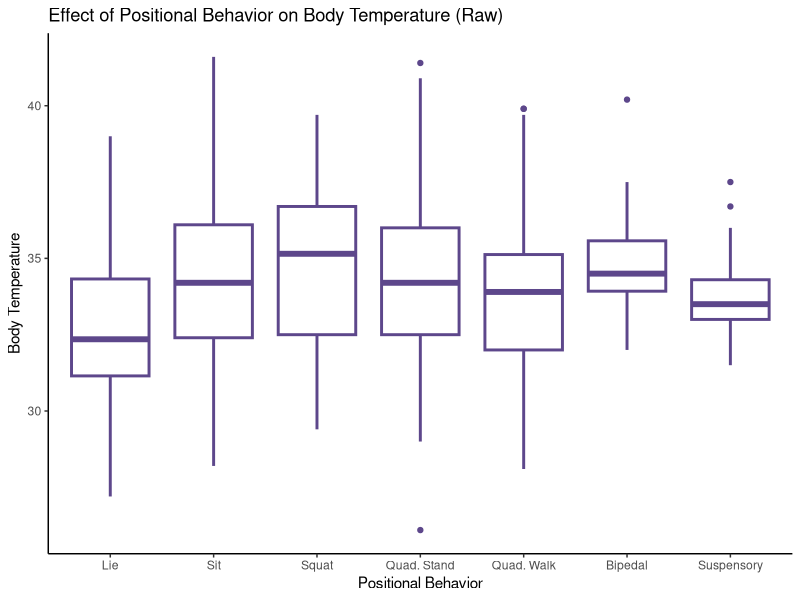
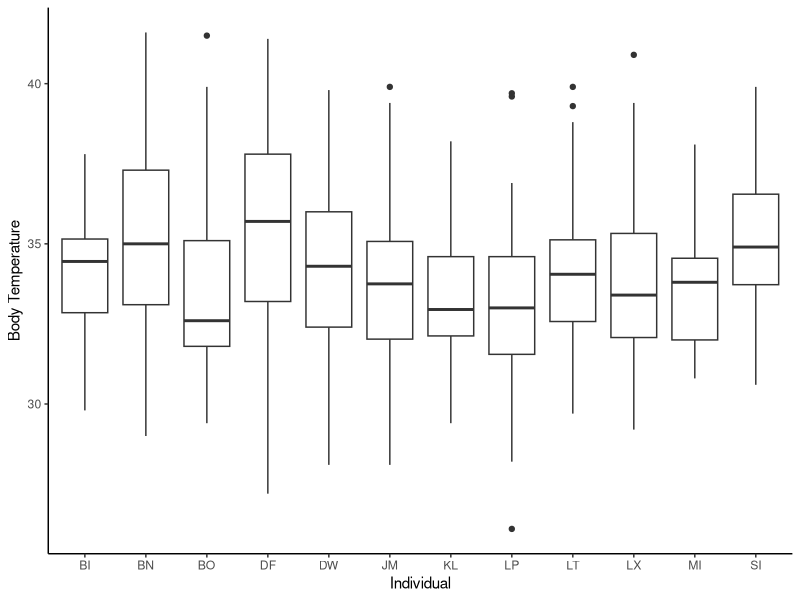
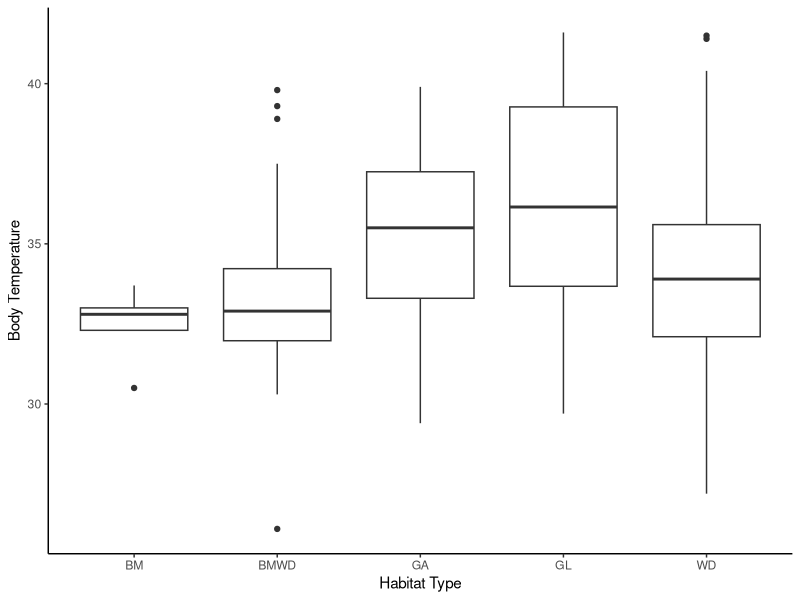
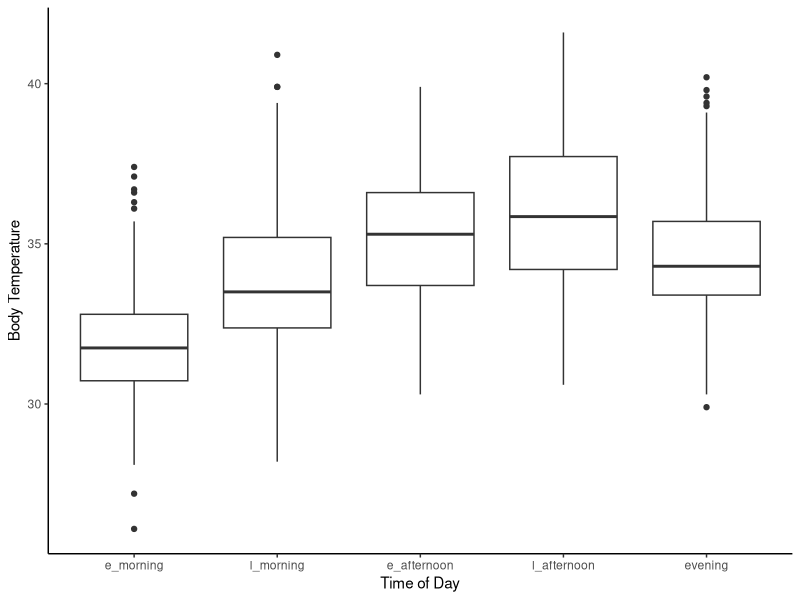
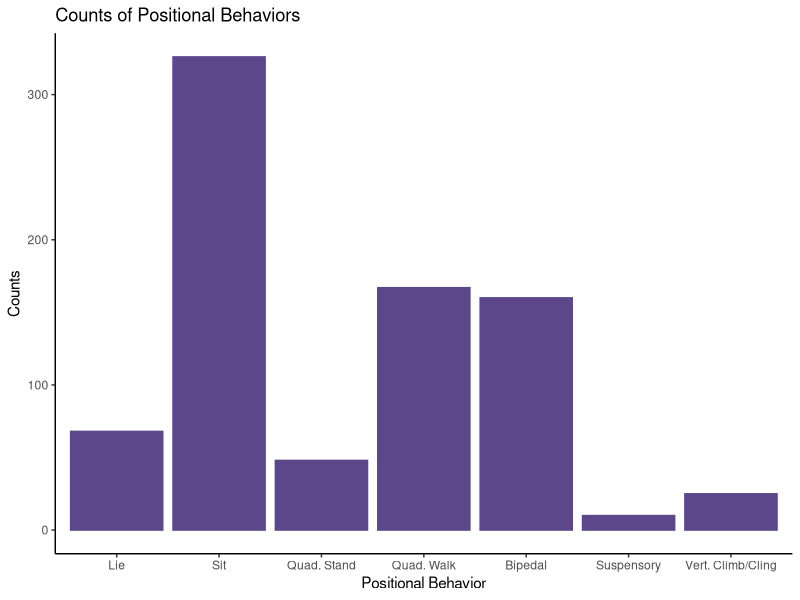
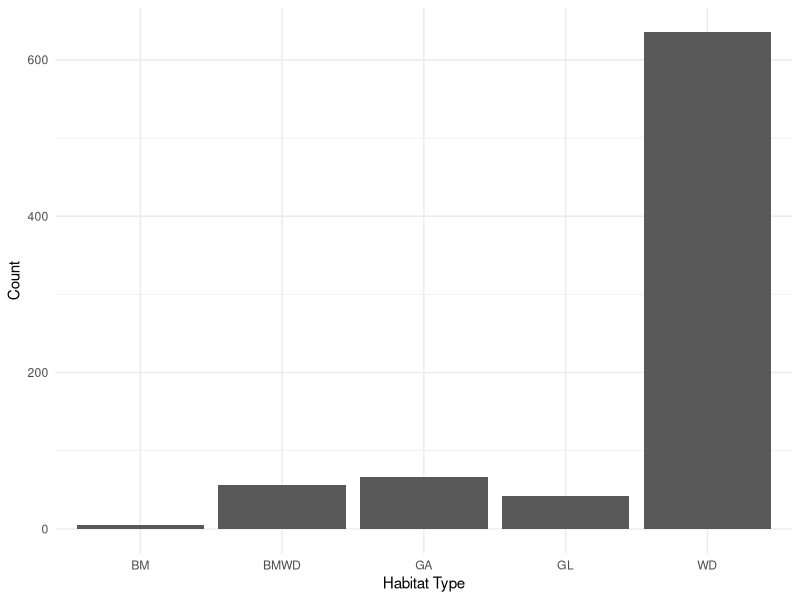
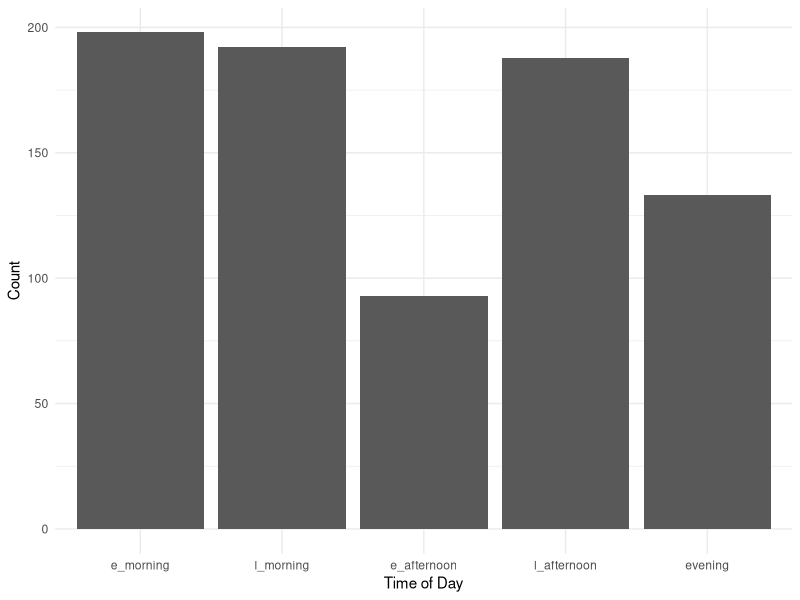
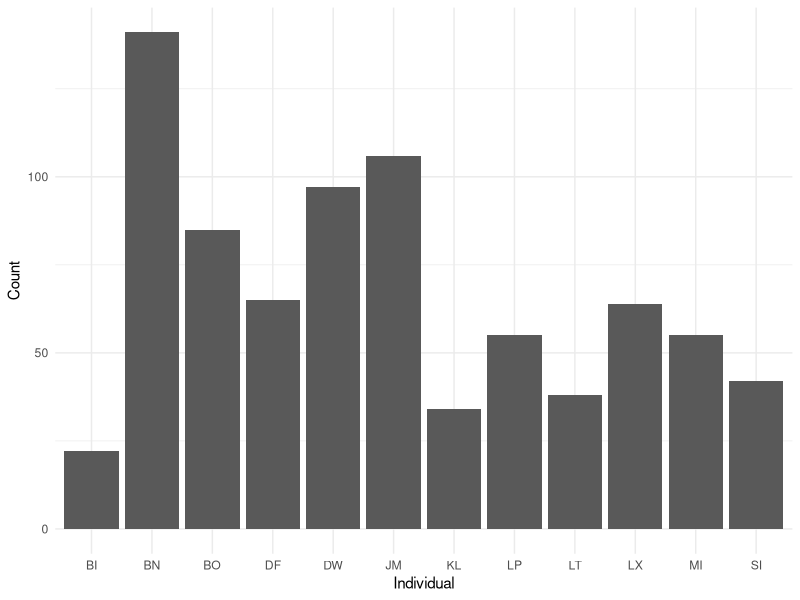

R code for these plots, in order: (Note: this script raises an error after producing the figures.)
# load libraries
library(readr) 
library(lubridate)
library(magrittr)
library(ggplot2)
library(car)
library(emmeans)
library(lme4)
library(ggthemes)
library(tidyverse) 
#library(plyr) #HSR note- if you need plyr, need to load it before tidyverse. But dplyr in tidyverse does everything plyr can do and more, so shoudln't need plyr. 

##read in data
prelim_tidy <- read_csv("_data/_tidy/prelim_data_tidycols.csv")
View(prelim_tidy)
nrow(prelim_tidy) #2873 rows

#Omit any missing values:
summary(is.na(prelim_tidy)) #looks like missing lots of therm data

prelim_temp<-na.omit(prelim_tidy)
View(prelim_temp)
nrow(prelim_temp) #810 rows; most rows were removed bc therm data missing. 

prelim_temp$therm_t[prelim_temp$therm_t >= 42] <- NA #remove therm values >42 because likely a temp sensor problem? 6 rows removed.  

prelim_temp<-na.omit(prelim_temp) #remove those rows with NA's
View(prelim_temp)
nrow(prelim_temp) #now 804 rows

#Combine positional behaviors into smaller categories
# suspensory = Cb, Br & QM
#bipedalism = BpS, BpW & Abp
#Sit = St & Sq
#Vertical climb and cling together
prelim_temp$pos_beh[prelim_temp$pos_beh == "Cb"] <- "Su"
prelim_temp$pos_beh[prelim_temp$pos_beh == "Br"] <- "Su"
prelim_temp$pos_beh[prelim_temp$pos_beh == "QM"] <- "Su"
prelim_temp$pos_beh[prelim_temp$pos_beh == "Vci"] <- "VC"
prelim_temp$pos_beh[prelim_temp$pos_beh == "Abp"] <- "Bp"
prelim_temp$pos_beh[prelim_temp$pos_beh == "BpS"] <- "Bp"
prelim_temp$pos_beh[prelim_temp$pos_beh == "BpW"] <- "Bp"
prelim_temp$pos_beh[prelim_temp$pos_beh == "Sq"] <- "St"

############
##re-order levels
prelim_temp$time_od <- factor(prelim_temp$time_od, levels = c("e_morning", "l_morning", "e_afternoon", "l_afternoon", "evening"))
prelim_temp$pos_beh <- factor(prelim_temp$pos_beh, levels = c("QS", "Ly", "Sq", "St", "QW", "Bp", "Su", "VC"))

## Change to factor and numeric
factor_cols <- c("pos_beh","context", "substrate", "hab_type", "individual")
numeric_cols <- c("sun", "therm_t", "t_lo", "t_hi", "amb_t")

prelim_temp[factor_cols] <- lapply(prelim_temp[factor_cols], as.factor)

prelim_temp[numeric_cols] <- lapply(prelim_temp[numeric_cols], as.numeric)

str(prelim_temp)

##plotting
## Change levels for the plot 
prelim_temp$pos_beh <- factor(prelim_temp$pos_beh, levels = c("Ly","St", "Sq", "QS", "QW", "Bp", "Su", "VC"))

pb_raw_plot <- ggplot(prelim_temp, aes(pos_beh, therm_t)) +
                  geom_boxplot(fill = "white", colour = "mediumpurple4", size = 1) + 
                  ggtitle("Effect of Positional Behavior on Body Temperature (Raw)") +
                  scale_x_discrete(name = "Positional Behavior", labels = c("Lie", "Sit", 
                                        "Squat", "Quad. Stand", "Quad. Walk", "Bipedal", 
                                        "Suspensory", "Vert. Climb/Cling")) +
                  scale_y_continuous(name = "Body Temperature") +
                  theme_classic()
pb_raw_plot

##save plot
ggsave("pb_raw_plot.pdf", width=10, height=6, units="in")

ggsave("pb_raw_plot.png", width=10, height=6, units="in")

#labels = c("Lie", "Sit", "Squat", "Quad. Stand", "Quad. Walk", "Bipedal", "Suspensory", "Vert. Climb/Cling"

ggplot(prelim_temp, aes(individual, therm_t)) +
  geom_boxplot() + 
  labs(x="Individual", y="Body Temperature") +
  theme_classic()

ggplot(prelim_temp, aes(hab_type, therm_t)) +
  geom_boxplot() + 
  labs(x="Habitat Type", y="Body Temperature") +
  theme_classic()

ggplot(prelim_temp, aes(time_od, therm_t)) +
  geom_boxplot() + 
  labs(x="Time of Day", y="Body Temperature") +
  theme_classic()

##counts
ggplot(prelim_temp, aes(pos_beh))+
  geom_bar(stat="count", fill = "mediumpurple4", colour = "mediumpurple4") + 
  ggtitle("Counts of Positional Behaviors") +
  scale_x_discrete(name = "Positional Behavior", 
                   labels = c("Lie", "Sit", "Quad. Stand", "Quad. Walk", 
                              "Bipedal", "Suspensory", "Vert. Climb/Cling")) +
  scale_y_continuous(name = "Counts") +
  theme_classic()


ggplot(prelim_temp, aes(hab_type))+
  geom_bar(stat="count") + 
  labs(x="Habitat Type", y="Count")+
  theme_minimal()    ###can I combine bamboo with bamboo woodland?

ggplot(prelim_temp, aes(time_od))+
  geom_bar(stat="count") + 
  labs(x="Time of Day", y="Count")+
  theme_minimal()

ggplot(prelim_temp, aes(individual))+
  geom_bar(stat="count") + 
  labs(x="Individual", y="Count")+
  theme_minimal()

ggplot(prelim_temp, aes(sun))+
  geom_histogram()

ggplot(prelim_temp, aes(amb_t))+
  geom_histogram()

###model plotting
library(broom)

m1 <- lmer(therm_t ~ pos_beh + amb_t + sun + date + hab_type +
       (1|individual), data = prelim_temp)
summary(m1)
confint(m1)

#ggplot(fortify(m1), aes(pos_beh, therm_t)) +
  #stat_summary(fun.data=mean_se, geom="pointrange") +
  #stat_summary(aes(y=.fitted), fun.y=mean, geom="line")

#predict(m1, preddata)

#m1_res <- tidy(coef(summary(m1)) ) 
#ggplot(m1_res, aes(pos_beh, therm_t)) +
  #geom_point()

ggplot(prelim_temp, aes(pos_beh, therm_t)) + 
  geom_point(size = 3) +
  geom_point(aes(y=predict(m1)), size = 1)

#change levels for the plot
prelim_temp$pos_beh <- factor(prelim_temp$pos_beh, levels = c("Ly","St", "Sq", "QS", "QW", "Bp", "Su", "VC"))

pred_v_obs <- ggplot(prelim_temp, aes(pos_beh, therm_t)) + 
              geom_point(size = 3, colour = "blue") + #shows raw data
              geom_boxplot(colour="blue")+ #shows raw data
              geom_boxplot(aes(y=predict(m1)), size = 1, colour = "red") + #shows model predictions
              scale_x_discrete(name = "Positional Behavior", labels = c("Lie", "Sit", 
                                      "Squat", "Quad. Stand", "Quad. Walk", "Bipedal", 
                                      "Suspensory", "Vert. Climb/Cling")) +
              scale_y_continuous(name = "Body Temperature") +
              theme_classic()

pred_v_obs
#hsr: what this tells me is that the model predictions are pretty close to the raw data. (red and blue boxplots are similar). You can plot just the raw data and see the pattern, if you'd like. 

##save plot for reference
ggsave("pred_v_obs.pdf", width=10, height=6, units="in")

ggsave("pred_v_obs.png", width=10, height=6, units="in")

###################
##change levels back
prelim_temp$pos_beh <- factor(prelim_temp$pos_beh, levels = c("QS", "Ly", "Sq", "St", "QW", "Bp", "Su", "VC"))

##tried another thing and it didn't work...
#newdat <- expand.grid(pos_beh=unique(prelim_temp$pos_beh), 
                      #time_od=unique(prelim_temp$time_od),
                      #sun=c(min(prelim_temp$sun),
                       #     max(prelim_temp$sun)),
                      #date=date(prelim_temp$date),
                      #hab_type=unique(prelim_temp$hab_type))
                      
#ggplot(prelim_temp, aes(x=pos_beh, y=therm_t)) +
 # geom_point(size=3) +
  #geom_line(data=newdat, aes(y=predict(m1, level=0, newdata=newdat), size="Positional Behavior")) +
  #scale_size_manual(name="Predictions", values=c("Positional Behavior"=3)) +
  #theme_classic() 

## Create dataframe to predict over
##attempting to follow tutorial but got too confused....
preddata <- with(prelim_temp, expand.grid(pos_beh = levels(pos_beh), time_od = levels(time_od), sun = c(0,50,100), date = c("2018-06-28", "2018-06-06", "2018-07-16"), hab_type = c("WD", "WG", "GL"), individual = c("DW","JM", "LT")))

factor_cols <- c("pos_beh", "hab_type", "individual")
numeric_cols <- c("sun", "amb_t")

preddata[factor_cols] <- lapply(preddata[factor_cols], as.factor)
preddata[numeric_cols] <- lapply(preddata[numeric_cols], as.numeric)

preddata$date <- as.Date(preddata$date)

str(preddata)

########
mm <- model.matrix(~pos_beh + amb_t + sun + date + hab_type, data=preddata)

###won't work because I don't have 2 or more levels per factor

pframe2 <- data.frame(preddata,eta=mm%*%fixef(m1))
pframe2 <- with(pframe2,data.frame(pframe2,prop=eta))
pvar1 <- diag(mm %*% tcrossprod(vcov(m1),mm))
tvar1 <- pvar1+VarCorr(m1)$individual
pframe2 <- data.frame(
  pframe2
  , plo = pframe2$eta-2*sqrt(pvar1)
  , phi = pframe2$eta+2*sqrt(pvar1)
  , tlo = pframe2$eta-2*sqrt(tvar1)
  , thi = pframe2$eta+2*sqrt(tvar1)
)
